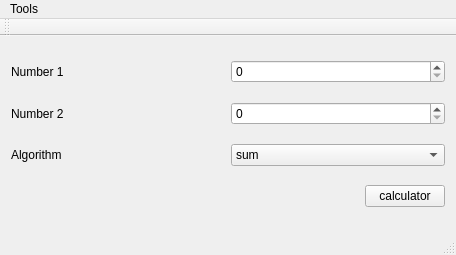
<?xml version="1.0" encoding="UTF-8"?>
<ui version="4.0">
 <class>MainWindow</class>
 <widget class="QMainWindow" name="MainWindow">
  <property name="geometry">
   <rect>
    <x>0</x>
    <y>0</y>
    <width>456</width>
    <height>255</height>
   </rect>
  </property>
  <property name="windowTitle">
   <string>MainWindow</string>
  </property>
  <widget class="QWidget" name="centralWidget">
   <layout class="QGridLayout" name="gridLayout">
    <item row="0" column="0">
     <layout class="QHBoxLayout" name="horizontalLayout">
      <item>
       <widget class="QLabel" name="label">
        <property name="text">
         <string>Number 1</string>
        </property>
       </widget>
      </item>
      <item>
       <widget class="QSpinBox" name="spxNumber1"/>
      </item>
     </layout>
    </item>
    <item row="1" column="0">
     <layout class="QHBoxLayout" name="horizontalLayout_2">
      <item>
       <widget class="QLabel" name="label_2">
        <property name="text">
         <string>Number 2</string>
        </property>
       </widget>
      </item>
      <item>
       <widget class="QSpinBox" name="spxNumber2"/>
      </item>
     </layout>
    </item>
    <item row="2" column="0">
     <layout class="QHBoxLayout" name="horizontalLayout_3">
      <item>
       <widget class="QLabel" name="label_3">
        <property name="text">
         <string>Algorithm</string>
        </property>
       </widget>
      </item>
      <item>
       <widget class="QComboBox" name="cbxTranslate">
        <item>
         <property name="text">
          <string>sum</string>
         </property>
        </item>
        <item>
         <property name="text">
          <string>minus</string>
         </property>
        </item>
        <item>
         <property name="text">
          <string>division</string>
         </property>
        </item>
        <item>
         <property name="text">
          <string>multiplication</string>
         </property>
        </item>
       </widget>
      </item>
     </layout>
    </item>
    <item row="3" column="0">
     <layout class="QHBoxLayout" name="horizontalLayout_4">
      <item>
       <spacer name="horizontalSpacer">
        <property name="orientation">
         <enum>Qt::Horizontal</enum>
        </property>
        <property name="sizeHint" stdset="0">
         <size>
          <width>40</width>
          <height>20</height>
         </size>
        </property>
       </spacer>
      </item>
      <item>
       <widget class="QPushButton" name="pushButton">
        <property name="text">
         <string>calculator</string>
        </property>
       </widget>
      </item>
     </layout>
    </item>
   </layout>
  </widget>
  <widget class="QMenuBar" name="menuBar">
   <property name="geometry">
    <rect>
     <x>0</x>
     <y>0</y>
     <width>456</width>
     <height>25</height>
    </rect>
   </property>
   <widget class="QMenu" name="menuExit">
    <property name="title">
     <string>Tools</string>
    </property>
    <addaction name="separator"/>
    <addaction name="actionExit"/>
   </widget>
   <addaction name="menuExit"/>
  </widget>
  <widget class="QToolBar" name="mainToolBar">
   <attribute name="toolBarArea">
    <enum>TopToolBarArea</enum>
   </attribute>
   <attribute name="toolBarBreak">
    <bool>false</bool>
   </attribute>
  </widget>
  <widget class="QStatusBar" name="statusBar"/>
  <action name="actionExit">
   <property name="text">
    <string>exit</string>
   </property>
  </action>
 </widget>
 <layoutdefault spacing="6" margin="11"/>
 <resources/>
 <connections/>
</ui>
